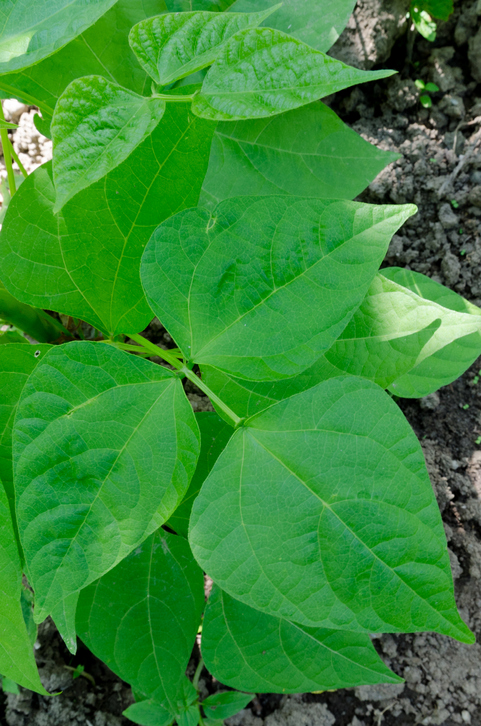
#> input picture robust/new_leaf_original.png, 481 x 726 px
$ python -i leaf_router.py   (imports and definitions only)   (older library calls are emulated)
#> lines starting #> are read from the running program, lines starting #| are printed output that depends on the picture; after the words box and inside, x2 and y2 are one past the last pixel; in counts of white or black regions, pixels touching at a corner belong together
"""사진 상태를 보고 길을 나누는 라우터 (OpenCV 규칙 기반 · 학습 모델 없음)

    입력 사진
      ↓
    ① 품질 게이트  흐림 · 어두움 · 밝음 · 대비 부족 → RETAKE (재촬영)
      ↓
    ② 잎 색 마스크  HSV 초록 ~ 노랑 (흙 · 하늘 제외) · 반점 구멍 메움
      ↓
    ③ 잎 분리      MeanShift 로 잎맥 지우기 → 긴 경계선만 남겨 잎끼리 떼기 → 연결 영역
      ↓
    ④ 길 나누기    가장 큰 잎이 화면을 크게 차지하면 close (근접 · 잎 1장)
                   비슷한 크기의 잎이 여러 장 + 속이 꽉 찬 잎 모양 조각이 있으면 far (원거리 · 밭 사진)
                   또는 잎이 빽빽한 밭 사진: 속이 꽉 찬 작은 잎(화면 1.5% 이상)이 SCENE_FAR_SMALL_LEAVES 장 이상
                   (잎맥 때문에 쪼개진 조각은 쐐기 모양 = solidity 낮음 → 원거리로 보지 않음)
"""
from dataclasses import asdict, dataclass, field

import cv2
import numpy as np

from .config import (SCENE_CLOSE_HULL, SCENE_FAR_SIMILAR, SCENE_MAX_LEAVES, SCENE_LEAF_SOLIDITY, SCENE_FAR_SMALL_LEAVES,
                     SCENE_MIN_BRIGHT, SCENE_MAX_BRIGHT, SCENE_MIN_CONTRAST, SCENE_MIN_SHARPNESS)

WORK_SIZE = 512            # 계산용 긴 변 (원본 크기와 상관없이 같은 기준으로 잼)
HUE_RANGE = (18, 95)       # OpenCV Hue 0 ~ 180 · 노랑(병든 잎) ~ 초록
MIN_SAT, MIN_VAL = 45, 45  # 회색 · 그림자 제외
MIN_LEAF = 0.012           # 화면의 1.2% 보다 작은 조각은 잎으로 안 봄
MIN_CROP = 0.02            # 원거리에서 분류할 잎의 최소 크기 (볼록 껍질 기준 2% · 가장 큰 잎의 30% 이상)
SMALL_LEAF = 0.015         # 빽빽한 밭 사진에서 잎 1장으로 셀 최소 크기 (속이 꽉 찬 모양일 때)
PAD = 0.08                 # 잎을 잘라낼 때 여백 8%


@dataclass
class Quality:
    sharpness: float       # Laplacian 분산 · 낮으면 흐림
    brightness: float      # 회색 평균 0 ~ 255
    contrast: float        # 회색 표준편차
    ok: bool
    reasons: list = field(default_factory=list)


@dataclass
class Scene:
    mode: str                                   # close | far | no_leaf
    leaf_ratio: float                           # 잎 색 영역 비율
    largest_hull: float                         # 가장 큰 잎(구멍 메운 모양) 비율
    similar: int                                # 가장 큰 잎의 절반 이상 크기인 잎 수
    whole_leaves: int = 0                       # 속이 꽉 찬 잎 모양 조각 수 (화면 8% 이상 · solidity 기준 이상)
    boxes: list = field(default_factory=list)   # 원본 좌표 (x1, y1, x2, y2) · 큰 잎부터
    hulls: list = field(default_factory=list)   # 잎마다 화면 비율

    def to_dict(self):
        return asdict(self)


def _resize(rgb: np.ndarray):
    h, w = rgb.shape[:2]
    scale = WORK_SIZE / max(h, w)
    small = cv2.resize(rgb, (max(1, round(w * scale)), max(1, round(h * scale))), interpolation=cv2.INTER_AREA)
    return cv2.cvtColor(small, cv2.COLOR_RGB2BGR), scale


# [15 lines left out: function check_quality, not called in this run]


def _leaf_mask(bgr):
    h, s, v = cv2.split(cv2.cvtColor(bgr, cv2.COLOR_BGR2HSV))
    mask = ((h >= HUE_RANGE[0]) & (h <= HUE_RANGE[1]) & (s >= MIN_SAT) & (v >= MIN_VAL)).astype(np.uint8) * 255
    k = cv2.getStructuringElement(cv2.MORPH_ELLIPSE, (5, 5))
    mask = cv2.morphologyEx(mask, cv2.MORPH_OPEN, k)                 # 작은 흰 점 제거
    mask = cv2.morphologyEx(mask, cv2.MORPH_CLOSE, k, iterations=2)  # 작은 틈 메움
    contours, _ = cv2.findContours(mask, cv2.RETR_CCOMP, cv2.CHAIN_APPROX_SIMPLE)
    for c in contours:                                               # 병 반점 구멍 메움
        if cv2.contourArea(c) < 0.01 * mask.size:
            cv2.drawContours(mask, [c], -1, 255, -1)
    return mask


def _long_edges(bgr):
    """MeanShift 로 잎맥 · 반점을 뭉갠 뒤 긴 경계선(잎과 잎 사이)만 남긴다."""
    smooth = cv2.pyrMeanShiftFiltering(bgr, 12, 28)
    edges = cv2.Canny(cv2.cvtColor(smooth, cv2.COLOR_BGR2GRAY), 25, 70)
    edges = cv2.dilate(edges, np.ones((3, 3), np.uint8))
    n, lab, stats, _ = cv2.connectedComponentsWithStats(edges)
    min_len = int(0.12 * max(bgr.shape[:2]))
    keep = np.zeros_like(edges)
    for i in range(1, n):
        if max(stats[i, cv2.CC_STAT_WIDTH], stats[i, cv2.CC_STAT_HEIGHT]) >= min_len:
            keep[lab == i] = 255
    return keep


def analyze_scene(rgb: np.ndarray) -> Scene:
    """rgb = H × W × 3 uint8 (np.asarray(PIL 이미지))."""
    bgr, scale = _resize(rgb)
    area = bgr.shape[0] * bgr.shape[1]
    mask = _leaf_mask(bgr)
    leaf_ratio = float((mask > 0).sum()) / area
    if leaf_ratio < MIN_LEAF * 2:
        return Scene("no_leaf", round(leaf_ratio, 3), 0.0, 0, 0)

    core = cv2.bitwise_and(mask, cv2.bitwise_not(_long_edges(bgr)))
    core = cv2.morphologyEx(core, cv2.MORPH_OPEN, np.ones((7, 7), np.uint8))
    n, labels = cv2.connectedComponents(core)
    segs = []
    for i in range(1, n):
        part = (labels == i).astype(np.uint8)
        if part.sum() / area < MIN_LEAF:
            continue
        contours, _ = cv2.findContours(part, cv2.RETR_EXTERNAL, cv2.CHAIN_APPROX_SIMPLE)
        hull = cv2.convexHull(max(contours, key=cv2.contourArea))
        hull_area = cv2.contourArea(hull)
        solidity = part.sum() / hull_area if hull_area else 0.0     # 조각 넓이 / 볼록 껍질 넓이
        segs.append((hull_area / area, cv2.boundingRect(hull), solidity))
    if not segs:
        segs = [(leaf_ratio, cv2.boundingRect(mask), 1.0)]
    segs.sort(key=lambda s: s[0], reverse=True)

    largest = segs[0][0]
    similar = sum(1 for r, _, _ in segs if r >= 0.5 * largest)
    whole = sum(1 for r, _, sol in segs if r >= 0.08 and sol >= SCENE_LEAF_SOLIDITY)
    small_whole = sum(1 for r, _, sol in segs if r >= SMALL_LEAF and sol >= SCENE_LEAF_SOLIDITY)
    spread = largest < SCENE_CLOSE_HULL and similar >= SCENE_FAR_SIMILAR and whole >= 1        # 잎 여러 장
    dense = largest < SCENE_CLOSE_HULL and small_whole >= SCENE_FAR_SMALL_LEAVES and leaf_ratio >= 0.6  # 빽빽한 밭
    mode = "far" if (spread or dense) else "close"

    def keep(r, sol):  # 원거리에서 잘라 분류할 조각: 큰 조각 또는 속이 꽉 찬 작은 잎
        return r >= max(MIN_CROP, 0.3 * largest) or (r >= SMALL_LEAF and sol >= SCENE_LEAF_SOLIDITY)

    boxes, hulls = [], []
    for r, (x, y, w, h), sol in segs:
        if len(boxes) >= SCENE_MAX_LEAVES:
            break
        if boxes and not keep(r, sol):
            continue
        px, py = int(w * PAD), int(h * PAD)
        x1, y1 = max(0, x - px), max(0, y - py)
        x2, y2 = min(bgr.shape[1], x + w + px), min(bgr.shape[0], y + h + py)
        boxes.append((int(x1 / scale), int(y1 / scale), int(x2 / scale), int(y2 / scale)))
        hulls.append(round(r, 3))
    return Scene(mode, round(leaf_ratio, 3), round(largest, 3), similar, whole, boxes, hulls)


# [51 lines left out: functions _label_color, draw_scene, not called in this run]

>>> import cv2
>>> picture = cv2.cvtColor(cv2.imread('../robust/new_leaf_original.png'), cv2.COLOR_BGR2RGB)
>>> result = analyze_scene(picture)
#> in analyze_scene, `bgr, scale = _resize(rgb)`: scale = 0.705
#> in _leaf_mask, `h, s, v = cv2.split(cv2.cvtColor(bgr, cv2.COLOR_BGR2HSV))`:
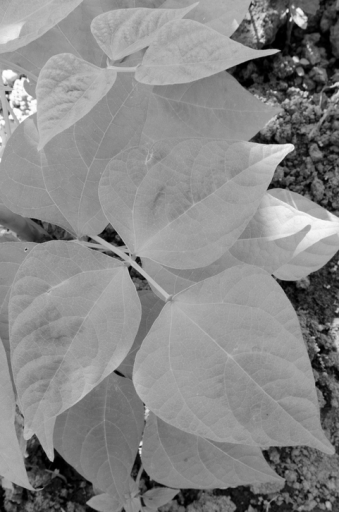
#> v: shape (512, 339); min 0, max 255, mean 135.8
#> in _leaf_mask, `mask = ((h >= HUE_RANGE[0]) & (h <= HUE_RANGE[1]) & (s >= MIN_SAT) & (..`: mask: shape (512, 339); 84% white; 118 black regions (96 under 20 px), largest, box (x1, y1, x2, y2) and area: (159, 252, 339, 512) 11934, (226, 0, 339, 216) 10630, (24, 444, 98, 512) 1982
#> in _leaf_mask, `mask = cv2.morphologyEx(mask, cv2.MORPH_OPEN, k)`: mask: shape (512, 339); 81.9% white; 49 black regions (34 under 20 px), largest, box (x1, y1, x2, y2) and area: (226, 0, 339, 216) 13028, (159, 252, 339, 512) 12198, (0, 438, 98, 512) 3518
#> in _leaf_mask, `mask = cv2.morphologyEx(mask, cv2.MORPH_CLOSE, k, iterations=2)`:
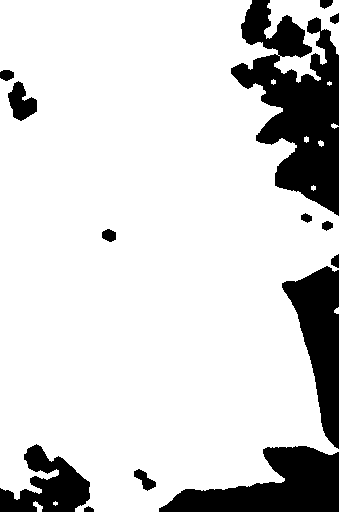
#> mask: shape (512, 339); 83.3% white; 14 black regions
#> in _leaf_mask, `contours, _ = cv2.findContours(mask, cv2.RETR_CCOMP, cv2.CHAIN_APPROX_..`: contours = 15 contours, 7 with area under 20; largest, box (x1, y1, x2, y2) and area: (0, 0, 339, 512) 144218, (7, 80, 38, 122) 740, (133, 468, 157, 492) 265, (101, 228, 117, 243) 159, (321, 220, 334, 232) 96, (300, 212, 313, 224) 89, (33, 501, 43, 512) 44, (318, 140, 324, 147) 20
#> the loop in _leaf_mask, `for c in contours:` made 15 passes
#> after the loop in _leaf_mask, `for c in contours:`:
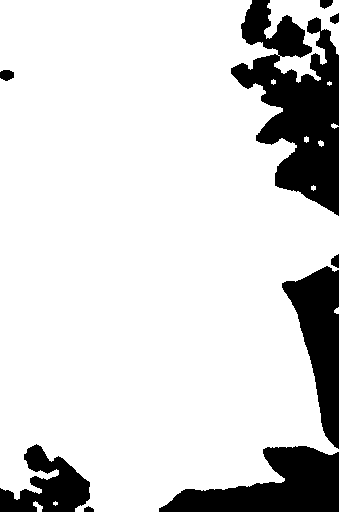
#> mask: shape (512, 339); 84% white; 9 black regions, largest, box (x1, y1, x2, y2) and area: (231, 0, 339, 216) 12090, (159, 446, 339, 512) 6695, (282, 266, 339, 449) 5328
#> in analyze_scene, `leaf_ratio = float((mask > 0).sum()) / area`: leaf_ratio = 0.84
#> in _long_edges, `edges = cv2.Canny(cv2.cvtColor(smooth, cv2.COLOR_BGR2GRAY), 25, 70)`: edges: shape (512, 339); 10.3% white in thin lines or dots
#> in _long_edges, `edges = cv2.dilate(edges, np.ones((3, 3), np.uint8))`: edges: shape (512, 339); 30.9% white; 33 white regions (1 under 20 px), largest, box (x1, y1, x2, y2) and area: (0, 0, 339, 512) 47883, (150, 0, 212, 58) 1624, (129, 440, 168, 512) 1036
#> in _long_edges, `n, lab, stats, _ = cv2.connectedComponentsWithStats(edges)`:
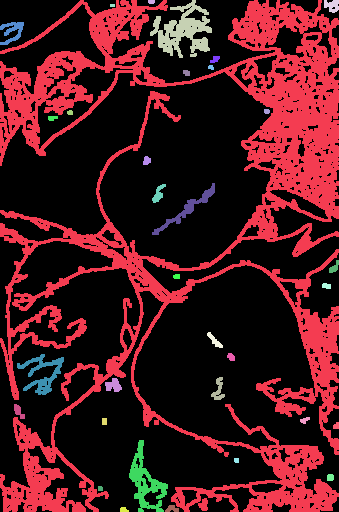
#> lab: shape (512, 339) int32; 34 distinct labels, from 0 to 33; one colour per label, 0 black
#> in _long_edges, `n, lab, stats, _ = cv2.connectedComponentsWithStats(edges)`: n = 34; stats = 34 rows, first 6: [0, 0, 339, 512, 120004], [0, 0, 339, 512, 47883], [148, 0, 7, 4, 26], [150, 0, 62, 58, 1624], [324, 0, 15, 13, 139], [110, 4, 5, 3, 15]
#> after the loop in _long_edges, `for i in range(1, n):`:
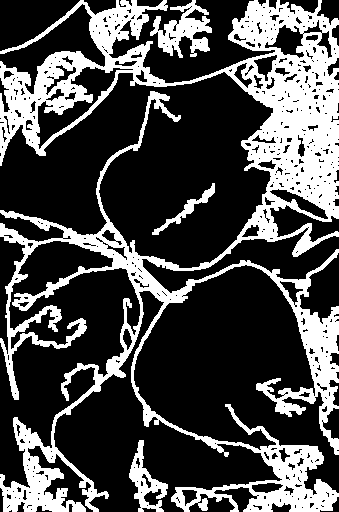
#> keep: shape (512, 339); 29.4% white; 4 white regions, box (x1, y1, x2, y2) and area: (0, 0, 339, 512) 47883, (150, 0, 212, 58) 1624, (129, 440, 168, 512) 1036, (152, 183, 215, 235) 494
#> in analyze_scene, `core = cv2.bitwise_and(mask, cv2.bitwise_not(_long_edges(bgr)))`: core: shape (512, 339); 65.3% white; 3 black regions, box (x1, y1, x2, y2) and area: (0, 0, 339, 512) 58139, (150, 0, 212, 58) 1624, (152, 183, 215, 235) 494
#> in analyze_scene, `core = cv2.morphologyEx(core, cv2.MORPH_OPEN, np.ones((7, 7), np.uint8))`: core: shape (512, 339); 61.6% white; 2 black regions, box (x1, y1, x2, y2) and area: (0, 0, 339, 512) 66154, (152, 183, 215, 235) 514
#> in analyze_scene, `n, labels = cv2.connectedComponents(core)`:
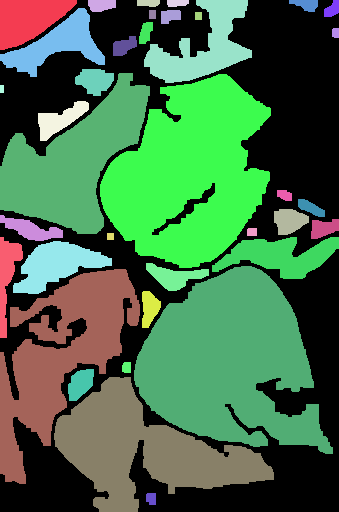
#> labels: shape (512, 339) int32; 38 distinct labels, from 0 to 37; one colour per label, 0 black
#> in analyze_scene, `n, labels = cv2.connectedComponents(core)`: n = 38
#> the loop in analyze_scene, `for i in range(1, n):` made 37 passes
#> (hull_area, solidity) on passes 1, 5, 8, 16, 17, 28, 29, 31, 32, 36: (2419, 1.03), (6391.5, 0.638), (4259, 0.655), (15562, 0.75), (24216.5, 0.886), (3894, 0.745), (3185.5, 0.86), (25503, 0.91), (18379.5, 0.703), (18481.5, 0.724)
#> after the loop in analyze_scene, `for i in range(1, n):`:
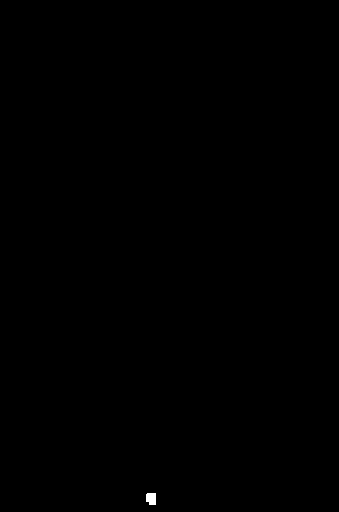
#> part: shape (512, 339); values 0 (black) and 1 (white), 0.06% white; 1 white region, box (x1, y1, x2, y2) and area: (146, 493, 156, 505) 110
#> after the loop in analyze_scene, `for i in range(1, n):`: segs = 10 items
#> in analyze_scene, `largest = segs[0][0]`: largest = 0.147
#> in analyze_scene, `similar = sum(1 for r, _, _ in segs if r >= 0.5 * largest)`: similar = 5
#> in analyze_scene, `whole = sum(1 for r, _, sol in segs if r >= 0.08 and sol >= SCENE_LEAF..`: whole = 2
#> in analyze_scene, `small_whole = sum(1 for r, _, sol in segs if r >= SMALL_LEAF and sol >..`: small_whole = 3
#> in analyze_scene, `spread = largest < SCENE_CLOSE_HULL and similar >= SCENE_FAR_SIMILAR a..`: spread = True
#> in analyze_scene, `dense = largest < SCENE_CLOSE_HULL and small_whole >= SCENE_FAR_SMALL_..`: dense = False
#> in analyze_scene, `mode = "far" if (spread or dense) else "close"`: mode = 'far'
#> the loop in analyze_scene, `for r, (x, y, w, h), sol in segs:` made 10 passes
#> (r, x, y, w, h, sol, px, py) on passes 1, 2, 3, 4, 5, 9: (0.147, 134, 266, 199, 188, 0.91, 15, 15), (0.14, 100, 74, 171, 194, 0.886, 13, 15), (0.106, 54, 377, 220, 135, 0.724, 17, 10), (0.106, 0, 269, 140, 215, 0.703, 11, 17), (0.0897, 0, 73, 150, 161, 0.75, 12, 12), (0.0184, 13, 241, 99, 53, 0.86, 7, 4)
#> (r, x, y, w, h, sol) on passes 6, 7, 8, 10: (0.0368, 144, 0, 108, 83, 0.638), (0.0245, 0, 8, 105, 69, 0.655), (0.0224, 212, 237, 127, 42, 0.745), (0.0139, 0, 0, 77, 50, 1.03)
#> after the loop in analyze_scene, `for r, (x, y, w, h), sol in segs:`: boxes = [(168, 355, 480, 665), (123, 83, 402, 401), (52, 520, 412, 726), (0, 357, 214, 710), (0, 86, 229, 348), (8, 336, 168, 422)]; hulls = [0.147, 0.14, 0.106, 0.106, 0.09, 0.018]

$ run again, on robust/variants_sheet.jpg
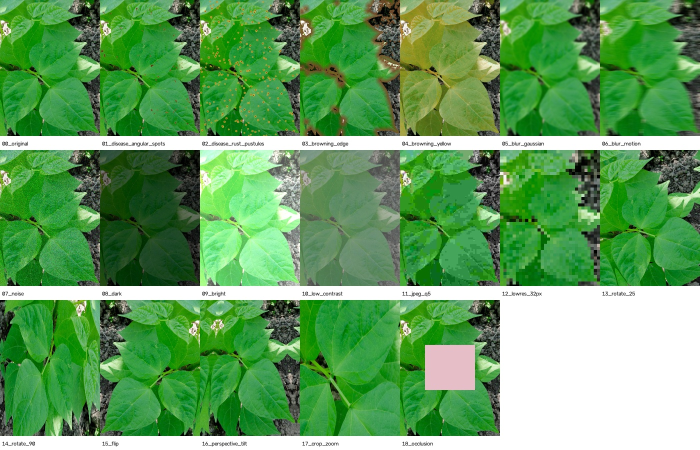
#> input picture robust/variants_sheet.jpg, 1400 x 900 px (shown at 1/2 size)
#> in analyze_scene, `bgr, scale = _resize(rgb)`: scale = 0.366
#> in _leaf_mask, `contours, _ = cv2.findContours(mask, cv2.RETR_CCOMP, cv2.CHAIN_APPROX_..`: contours = 23 contours, 1 with area under 20; largest, box (x1, y1, x2, y2) and area: (0, 0, 512, 100) 48586, (0, 109, 512, 209) 44912, (0, 219, 366, 319) 32711, (310, 251, 348, 286) 1228, (344, 0, 371, 43) 697
#> the loop in _leaf_mask, `for c in contours:` made 23 passes
#> after the loop in _leaf_mask, `for c in contours:`:
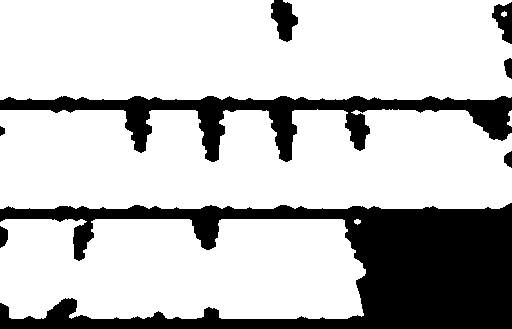
#> mask: shape (329, 512); 76.2% white; 8 black regions, largest, box (x1, y1, x2, y2) and area: (0, 203, 512, 329) 28481, (0, 96, 512, 162) 10002, (271, 0, 298, 42) 721
#> leaf_ratio = 0.762
#> lab: shape (329, 512) int32; 18 distinct labels, from 0 to 17
#> in _long_edges, `n, lab, stats, _ = cv2.connectedComponentsWithStats(edges)`: n = 18; stats = 18 rows, first 6: [0, 0, 512, 329, 97549], [0, 0, 512, 101, 26019], [151, 70, 13, 8, 74], [191, 83, 11, 10, 58], [321, 94, 4, 3, 12], [0, 102, 512, 219, 43455]
#> in analyze_scene, `n, labels = cv2.connectedComponents(core)`:
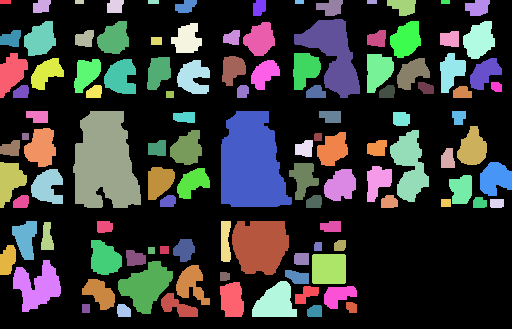
#> labels: shape (329, 512) int32; 115 distinct labels, from 0 to 114; one colour per label, 0 black
#> in analyze_scene, `n, labels = cv2.connectedComponents(core)`: n = 115
#> the loop in analyze_scene, `for i in range(1, n):` made 114 passes
#> (hull_area, solidity) on passes 14, 50, 51: (3308, 0.768), (5441, 0.922), (5509, 0.954)
#> after the loop in analyze_scene, `for i in range(1, n):`: segs = [(0.0196, (294, 19, 66, 79), 0.768), (0.0323, (73, 111, 68, 97), 0.922), (0.0327, (221, 111, 71, 96), 0.954), (0.0152, (232, 221, 57, 54), 0.983)]
#> largest = 0.0327
#> similar = 3
#> whole = 0
#> small_whole = 3
#> spread = False
#> mode = 'close'
#> the loop in analyze_scene, `for r, (x, y, w, h), sol in segs:` made 4 passes
#> (r, x, y, w, h, sol, px, py) on passes 1, 2, 4: (0.0327, 221, 111, 71, 96, 0.954, 5, 7), (0.0323, 73, 111, 68, 97, 0.922, 5, 7), (0.0152, 232, 221, 57, 54, 0.983, 4, 4)
#> after the loop in analyze_scene, `for r, (x, y, w, h), sol in segs:`: boxes = [(590, 284, 812, 585), (185, 284, 399, 587), (623, 593, 801, 762)]; hulls = [0.033, 0.032, 0.015]
